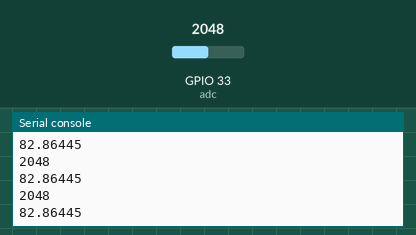
This program was run on a simulated ESP32 board running MicroPython. Shown: the last lines printed to the serial console. The inputs (shaded band) are chosen by the test bench; at power-on: GPIO 33 (adc) = 2048 (analog values on the 0–4095 scale).

Above: at 1.2 s.
1.3 s: GPIO 33 (adc) set to 2866
At 1.68 s:
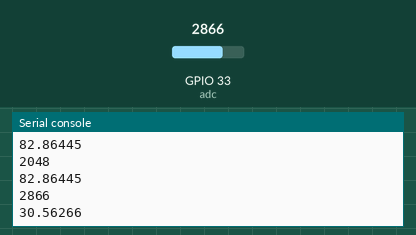
2.8 s: GPIO 33 (adc) set to 3603
At 2.93 s:
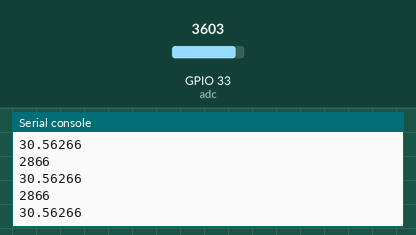
Timing chart, 0 to 5.8 s (numbered marks = the images above; inputs shaded):
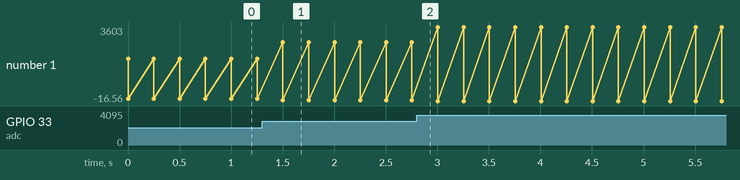

The program:

soil.py
```python
from machine import Pin, ADC            #importing Pin and ADC class
from time import sleep                  #importing sleep class

adc = ADC(Pin(33))            #creating potentiometer object
adc.atten(ADC.ATTN_11DB)       #3.3V full range of voltage
def remap(value, leftMin, leftMax, rightMin, rightMax):
    # Figure out how 'wide' each range is
    leftSpan = leftMax - leftMin
    rightSpan = rightMax - rightMin
    # Convert the left range into a 0-1 range (float)
    valueScaled = float(value - leftMin) / float(leftSpan)
    # Convert the 0-1 range into a value in the right range.
    # return int(rightMin + (valueScaled * rightSpan))
    return rightMin + (valueScaled * rightSpan)
while True:
    soil = adc.read()   #reading analog pin
    print(soil)#printing the ADC value
    soil2 = remap(soil, 3344,1780,0,100)
    print(soil2)
    sleep(0.250)
```

Measured:
- after the input at 1.3 s, the serial console: prints a new line after 0.20 s (image 1)
- plotted number 1: 82.86 → 30.56 after the input at 1.3 s, 30.56 → -16.56 after the input at 2.8 s
